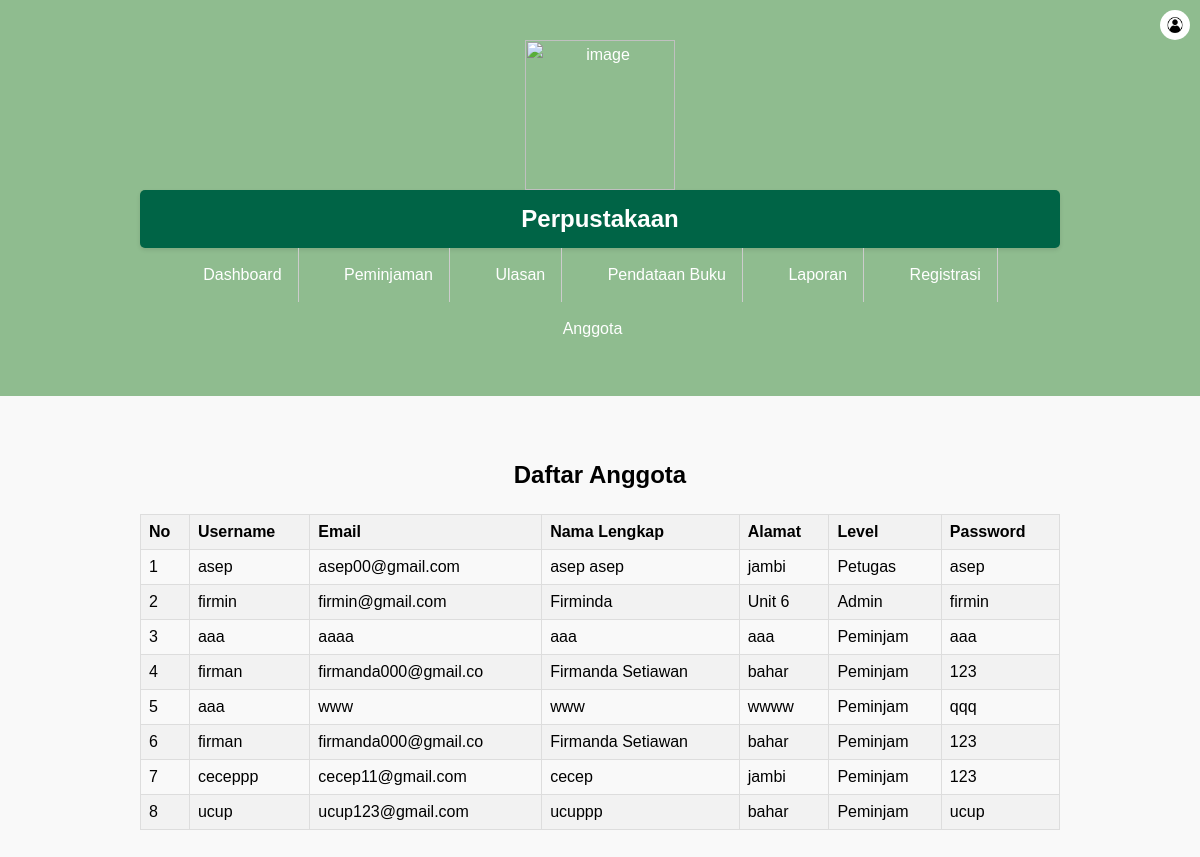
/anggota.php, run on the app's committed database.
### tables this page shows
CREATE TABLE `user` (
  `userid` int(11) NOT NULL,
  `username` varchar(20) NOT NULL,
  `password` varchar(20) NOT NULL,
  `email` varchar(20) NOT NULL,
  `namalengkap` varchar(20) NOT NULL,
  `alamat` text NOT NULL,
  `level` enum('Admin','Petugas','Peminjam') NOT NULL
);

### anggota.php (the view, shortened to what this page needs)
<?php include "header.php"; ?>
<!DOCTYPE html>
<html lang="en">
<head>
    <link rel="stylesheet" href="styles.css">
</head>
<body>
    <section class="content">
        <div class="container">
            <h2>Daftar Anggota</h2>
            <table>
                <thead>
                    <tr>
                        <th>No</th>
                        <th>Username</th>
                        <th>Email</th>
                        <th>Nama Lengkap</th>
                        <th>Alamat</th>
                        <th>Level</th>
                        <th>Password</th>
                    </tr>
                </thead>
                <tbody>
                    <?php
                    include('koneksi.php');
                    $sql = "SELECT * FROM user";
                    $result = $conn->query($sql);
                    if ($result && $result->num_rows > 0) {
                        $no = 1;
                        while ($row = $result->fetch_assoc()) {
                            echo "<tr>";
                            echo "<td>" . $no . "</td>";
                            echo "<td>" . $row['username'] . "</td>";
                            echo "<td>" . $row['email'] . "</td>";
                            echo "<td>" . $row['namalengkap'] . "</td>";
                            echo "<td>" . $row['alamat'] . "</td>";
                            echo "<td>" . $row['level'] . "</td>";
                            echo "<td>" . $row['password'] . "</td>";
                            echo "</tr>";
                            $no++;
                        }
                    } else {
                        echo "<tr><td colspan='8'>Tidak ada data anggota</td></tr>";
                    }
                    ?>
                </tbody>
            </table>
        </div>
    </section>
</body>
</html>

### styles.css (style rules this page uses)
* { margin: 0; padding: 0; box-sizing: border-box; }
body { font-family: Arial, sans-serif; line-height: 1.6; background-color: #f9f9f9; }
.container { width: 80%; margin: 0 auto; }
.content { padding: 40px 0; }
.container h2 { text-align: center; margin-bottom: 20px; }
table { width: 100%; border-collapse: collapse; margin-bottom: 20px; }
table th, table td { padding: 8px; border: 1px solid #ddd; text-align: left; }
table th { background-color: #f2f2f2; }
table tr:nth-child(even) { background-color: #f2f2f2; }
.container { width: 80%; margin: 0 auto; padding: 20px; }
table { border-collapse: collapse; width: 100%; }
th, td { padding: 8px; text-align: left; border-bottom: 1px solid #ddd; }
th { background-color: #f2f2f2; }

### data on the page
user: username "asep", email "asep00@gmail.com", namalengkap "asep asep", alamat "jambi", level "Petugas", password "asep"
user: username "firmin", email "firmin@gmail.com", namalengkap "Firminda", alamat "Unit 6", level "Admin", password "firmin"
user: username "aaa", email "aaaa", namalengkap "aaa", alamat "aaa", level "Peminjam", password "aaa"
user: username "firman", email "firmanda000@gmail.co", namalengkap "Firmanda Setiawan", alamat "bahar", level "Peminjam", password "123"
user: username "aaa", email "www", namalengkap "www", alamat "wwww", level "Peminjam", password "qqq"
user: username "firman", email "firmanda000@gmail.co", namalengkap "Firmanda Setiawan", alamat "bahar", level "Peminjam", password "123"
user: username "ceceppp", email "cecep11@gmail.com", namalengkap "cecep", alamat "jambi", level "Peminjam", password "123"
user: username "ucup", email "ucup123@gmail.com", namalengkap "ucuppp", alamat "bahar", level "Peminjam", password "ucup"
